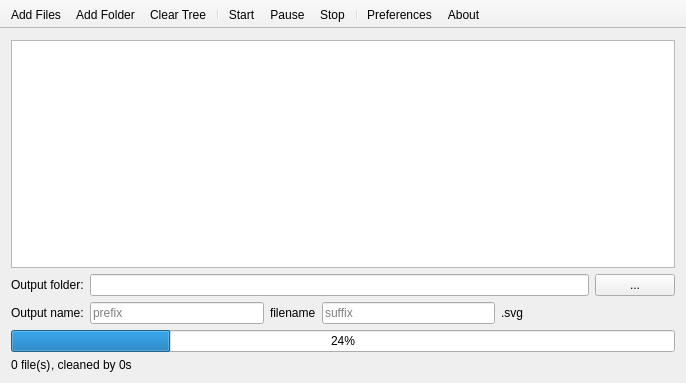
<?xml version="1.0" encoding="UTF-8"?>
<ui version="4.0">
 <class>MainWindow</class>
 <widget class="QMainWindow" name="MainWindow">
  <property name="geometry">
   <rect>
    <x>0</x>
    <y>0</y>
    <width>686</width>
    <height>383</height>
   </rect>
  </property>
  <property name="windowTitle">
   <string notr="true">SVG Cleaner</string>
  </property>
  <property name="windowIcon">
   <iconset resource="../icons/icons.qrc">
    <normaloff>:/svgcleaner.svgz</normaloff>:/svgcleaner.svgz</iconset>
  </property>
  <widget class="QWidget" name="centralWidget">
   <layout class="QVBoxLayout" name="verticalLayout">
    <item>
     <widget class="FilesView" name="treeView">
      <property name="editTriggers">
       <set>QAbstractItemView::NoEditTriggers</set>
      </property>
      <property name="alternatingRowColors">
       <bool>true</bool>
      </property>
      <property name="verticalScrollMode">
       <enum>QAbstractItemView::ScrollPerPixel</enum>
      </property>
      <attribute name="headerStretchLastSection">
       <bool>false</bool>
      </attribute>
     </widget>
    </item>
    <item>
     <widget class="QWidget" name="widgetOutputFolder" native="true">
      <layout class="QHBoxLayout" name="horizontalLayout">
       <property name="leftMargin">
        <number>0</number>
       </property>
       <property name="topMargin">
        <number>0</number>
       </property>
       <property name="rightMargin">
        <number>0</number>
       </property>
       <property name="bottomMargin">
        <number>0</number>
       </property>
       <item>
        <widget class="QLabel" name="label">
         <property name="text">
          <string>Output folder:</string>
         </property>
        </widget>
       </item>
       <item>
        <widget class="QLineEdit" name="lineEditFolder">
         <property name="readOnly">
          <bool>true</bool>
         </property>
        </widget>
       </item>
       <item>
        <widget class="QPushButton" name="btnSelectFolder">
         <property name="sizePolicy">
          <sizepolicy hsizetype="Fixed" vsizetype="Fixed">
           <horstretch>0</horstretch>
           <verstretch>0</verstretch>
          </sizepolicy>
         </property>
         <property name="text">
          <string notr="true">...</string>
         </property>
        </widget>
       </item>
      </layout>
     </widget>
    </item>
    <item>
     <widget class="QWidget" name="widgetSameFolder" native="true">
      <layout class="QHBoxLayout" name="horizontalLayout_3">
       <property name="leftMargin">
        <number>0</number>
       </property>
       <property name="topMargin">
        <number>0</number>
       </property>
       <property name="rightMargin">
        <number>0</number>
       </property>
       <property name="bottomMargin">
        <number>0</number>
       </property>
       <item>
        <widget class="QLabel" name="label_2">
         <property name="text">
          <string>Output name:</string>
         </property>
        </widget>
       </item>
       <item>
        <widget class="QLineEdit" name="lineEditFilePrefix">
         <property name="placeholderText">
          <string>prefix</string>
         </property>
        </widget>
       </item>
       <item>
        <widget class="QLabel" name="label_3">
         <property name="text">
          <string>filename</string>
         </property>
        </widget>
       </item>
       <item>
        <widget class="QLineEdit" name="lineEditFileSuffix">
         <property name="placeholderText">
          <string>suffix</string>
         </property>
        </widget>
       </item>
       <item>
        <widget class="QLabel" name="label_4">
         <property name="sizePolicy">
          <sizepolicy hsizetype="Expanding" vsizetype="Preferred">
           <horstretch>0</horstretch>
           <verstretch>0</verstretch>
          </sizepolicy>
         </property>
         <property name="text">
          <string>.svg</string>
         </property>
        </widget>
       </item>
      </layout>
     </widget>
    </item>
    <item>
     <widget class="QProgressBar" name="progressBar">
      <property name="value">
       <number>24</number>
      </property>
     </widget>
    </item>
    <item>
     <layout class="QHBoxLayout" name="horizontalLayout_2">
      <property name="spacing">
       <number>0</number>
      </property>
      <item>
       <widget class="QLabel" name="lblFiles">
        <property name="sizePolicy">
         <sizepolicy hsizetype="Fixed" vsizetype="Preferred">
          <horstretch>0</horstretch>
          <verstretch>0</verstretch>
         </sizepolicy>
        </property>
        <property name="text">
         <string>0 file(s)</string>
        </property>
       </widget>
      </item>
      <item>
       <widget class="QLabel" name="lblTime">
        <property name="text">
         <string>, cleaned by 0s</string>
        </property>
       </widget>
      </item>
     </layout>
    </item>
   </layout>
  </widget>
  <widget class="QToolBar" name="mainToolBar">
   <property name="contextMenuPolicy">
    <enum>Qt::PreventContextMenu</enum>
   </property>
   <property name="movable">
    <bool>false</bool>
   </property>
   <attribute name="toolBarArea">
    <enum>TopToolBarArea</enum>
   </attribute>
   <attribute name="toolBarBreak">
    <bool>false</bool>
   </attribute>
   <addaction name="actionAddFiles"/>
   <addaction name="actionAddFolder"/>
   <addaction name="actionClearTree"/>
   <addaction name="separator"/>
   <addaction name="actionStart"/>
   <addaction name="actionPause"/>
   <addaction name="actionStop"/>
   <addaction name="separator"/>
   <addaction name="actionPreferences"/>
   <addaction name="actionAbout"/>
  </widget>
  <action name="actionAddFiles">
   <property name="text">
    <string>Add Files</string>
   </property>
   <property name="toolTip">
    <string>Add Files</string>
   </property>
  </action>
  <action name="actionAddFolder">
   <property name="text">
    <string>Add Folder</string>
   </property>
   <property name="toolTip">
    <string>Add Folder</string>
   </property>
  </action>
  <action name="actionStart">
   <property name="text">
    <string>Start</string>
   </property>
   <property name="toolTip">
    <string>Start</string>
   </property>
  </action>
  <action name="actionStop">
   <property name="text">
    <string>Stop</string>
   </property>
   <property name="toolTip">
    <string>Stop</string>
   </property>
  </action>
  <action name="actionPreferences">
   <property name="text">
    <string>Preferences</string>
   </property>
   <property name="toolTip">
    <string>Preferences</string>
   </property>
  </action>
  <action name="actionAbout">
   <property name="text">
    <string>About</string>
   </property>
   <property name="toolTip">
    <string>About</string>
   </property>
  </action>
  <action name="actionPause">
   <property name="text">
    <string>Pause</string>
   </property>
   <property name="toolTip">
    <string>Pause</string>
   </property>
  </action>
  <action name="actionClearTree">
   <property name="text">
    <string>Clear Tree</string>
   </property>
   <property name="toolTip">
    <string>Clear Tree</string>
   </property>
  </action>
 </widget>
 <layoutdefault spacing="6" margin="11"/>
 <customwidgets>
  <customwidget>
   <class>FilesView</class>
   <extends>QTreeView</extends>
   <header>src/filesview.h</header>
  </customwidget>
 </customwidgets>
 <resources>
  <include location="../icons/icons.qrc"/>
 </resources>
 <connections/>
</ui>
